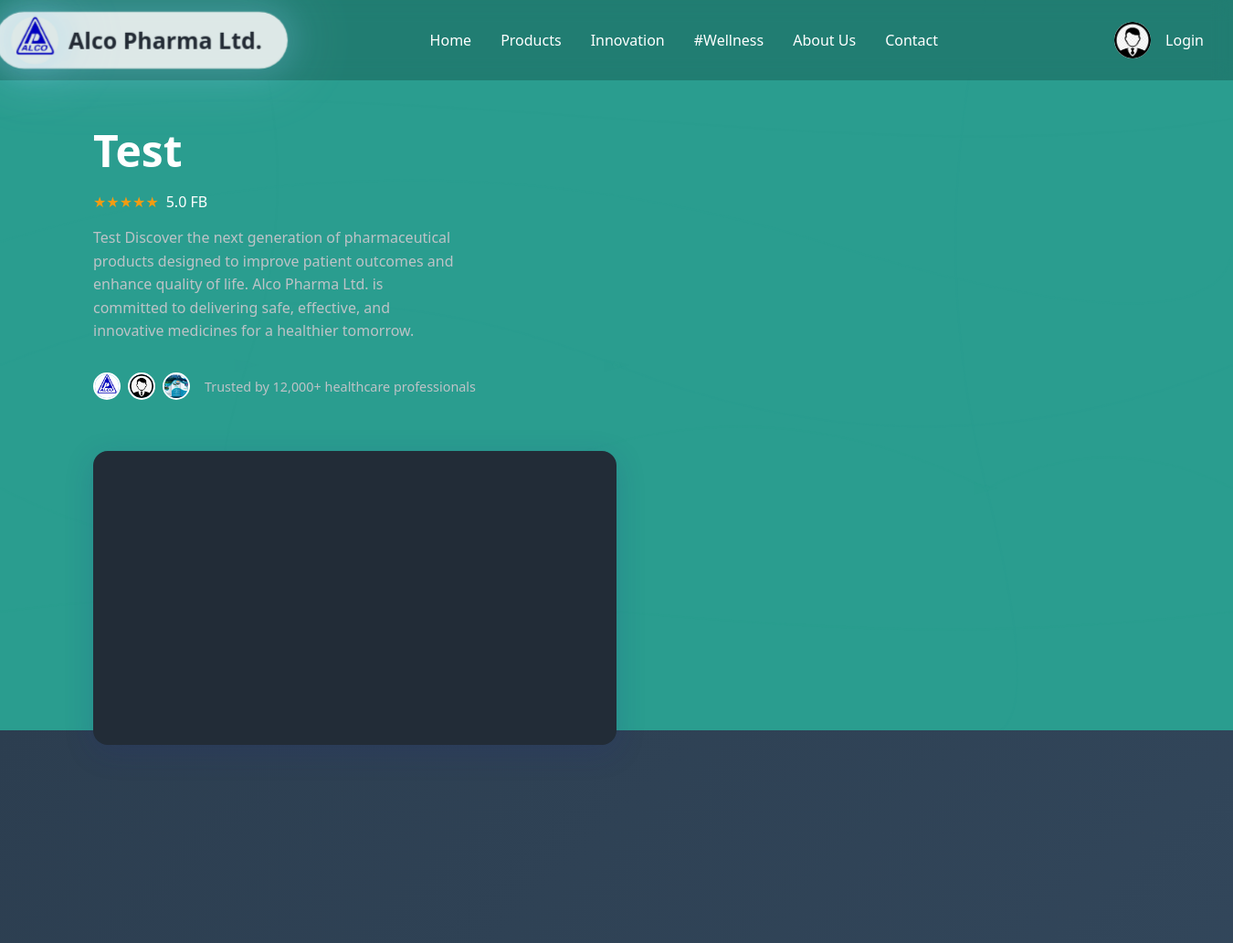
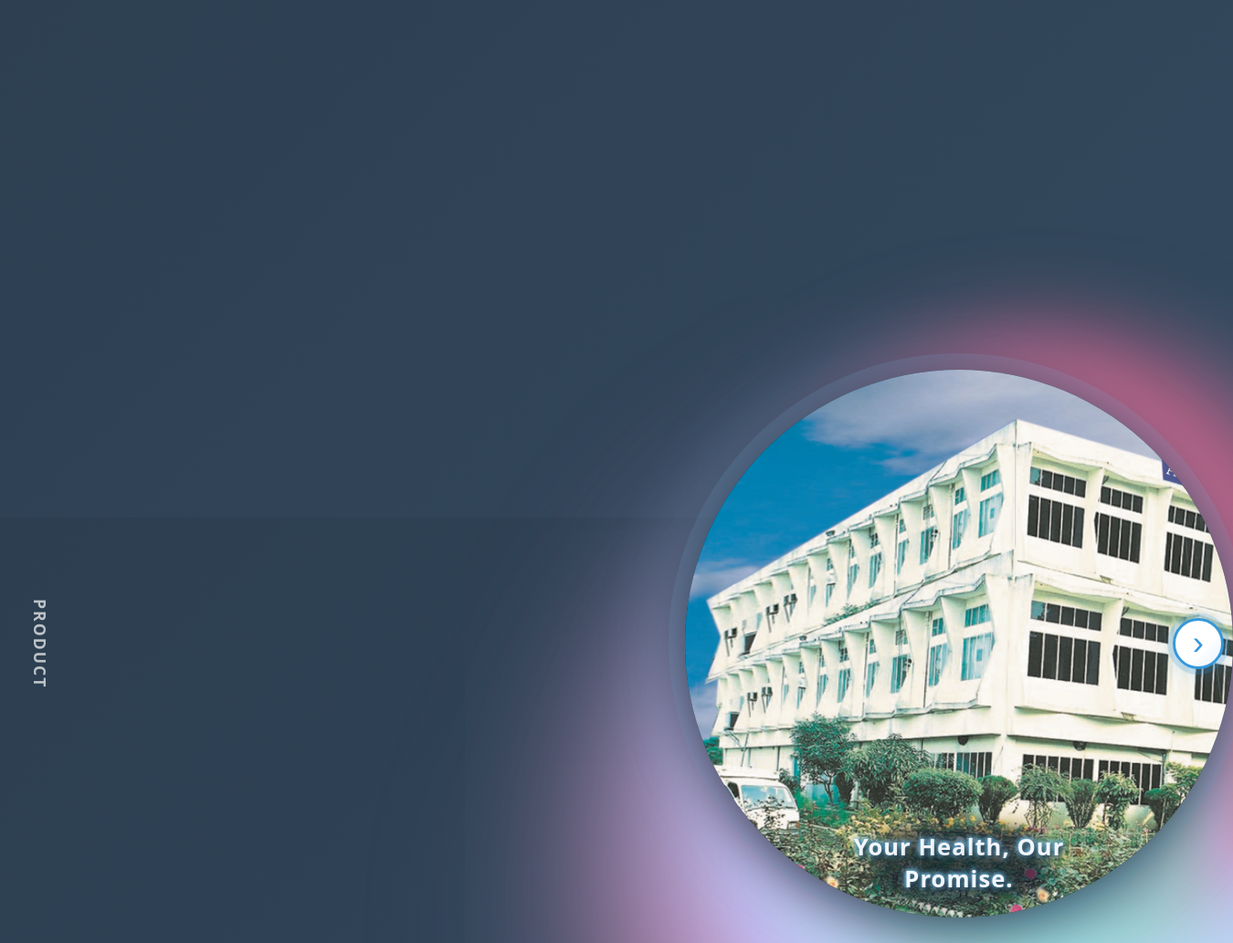
The page / on the database its author committed (2 pictures, top to bottom).
### main/models.py (models this page shows, shortened)
class CompanyInfo(models.Model):
    name = models.CharField(max_length=200)
    description = models.TextField()
    logo = models.ImageField(upload_to='company_logos/', blank=True, null=True)
    address = models.CharField(max_length=300, blank=True)
    phone = models.CharField(max_length=50, blank=True)
    email = models.EmailField(blank=True)
    personal_profile_logo = models.ImageField(upload_to='company_logos/', blank=True, null=True)
    personal_profile_text = models.CharField(max_length=100, blank=True)
    Homepage_middle_title_text = models.CharField(max_length=300, blank=True)
    rating_text = models.CharField(max_length=100, blank=True)
    Homepage_middle_details_text = models.TextField(blank=True)
    trusted_people_photo_first = models.ImageField(upload_to='company_logos/', blank=True, null=True)
    trusted_people_photo_second = models.ImageField(upload_to='company_logos/', blank=True, null=True)
    trusted_people_photo_third = models.ImageField(upload_to='company_logos/', blank=True, null=True)
    trusted_people_photo_fourth = models.ImageField(upload_to='company_logos/', blank=True, null=True)
    trusted_people_photo_fifth = models.ImageField(upload_to='company_logos/', blank=True, null=True)
    trusted_people_statement = models.TextField(blank=True)
    learn_more_button = models.CharField(max_length=100, blank=True)
    lower_buttons_photo_first = models.ImageField(upload_to='company_logos/', blank=True, null=True)
    lower_buttons_title_text_first = models.CharField(max_length=100, blank=True)
    lower_buttons_small_display_text_first = models.CharField(max_length=200, blank=True)
    lower_buttons_photo_second = models.ImageField(upload_to='company_logos/', blank=True, null=True)
    lower_buttons_title_text_second = models.CharField(max_length=100, blank=True)
    lower_buttons_small_display_text_second = models.CharField(max_length=200, blank=True)
    lower_buttons_photo_third = models.ImageField(upload_to='company_logos/', blank=True, null=True)
    lower_buttons_title_text_third = models.CharField(max_length=100, blank=True)
    lower_buttons_small_display_text_third = models.CharField(max_length=200, blank=True)
    watch_video = models.TextField(blank=True, max_length=1000, verbose_name="Video URL or Embed Code")
    use_video_as_main_button = models.BooleanField(default=False, verbose_name="Use this video as the main button?")
    circle_photo_first = models.ImageField(upload_to='company_logos/', blank=True, null=True)
    circle_text_first = models.CharField(max_length=200, blank=True)
    circle_photo_second = models.ImageField(upload_to='company_logos/', blank=True, null=True)
    circle_text_second = models.CharField(max_length=200, blank=True)
    circle_photo_third = models.ImageField(upload_to='company_logos/', blank=True, null=True)
    circle_text_third = models.CharField(max_length=200, blank=True)
    circle_photo_fourth = models.ImageField(upload_to='company_logos/', blank=True, null=True)
    circle_text_fourth = models.CharField(max_length=200, blank=True)
    circle_photo_fifth = models.ImageField(upload_to='company_logos/', blank=True, null=True)
    circle_text_fifth = models.CharField(max_length=200, blank=True)
    circle_photo_six = models.ImageField(upload_to='company_logos/', blank=True, null=True)
    circle_text_six = models.CharField(max_length=200, blank=True)
    circle_photo_seventh = models.ImageField(upload_to='company_logos/', blank=True, null=True)
    circle_text_seventh = models.CharField(max_length=200, blank=True)
    circle_photo_eighth = models.ImageField(upload_to='company_logos/', blank=True, null=True)
    circle_text_eighth = models.CharField(max_length=200, blank=True)
    circle_photo_nineth = models.ImageField(upload_to='company_logos/', blank=True, null=True)
    circle_text_nineth = models.CharField(max_length=200, blank=True)
    circle_photo_tenth = models.ImageField(upload_to='company_logos/', blank=True, null=True)
    circle_text_tenth = models.CharField(max_length=200, blank=True)

### main/views.py (the view, shortened to what this page needs)
# urls.py: path('', views.home, name='home'),
def home(request):
    company = CompanyInfo.objects.first()
    watch_video_embed = None
    if company and company.watch_video:
        video_url = company.watch_video.strip()
        if '<iframe' in video_url:
            src_match = re.search(r'src=["\']([^"\']+)["\']', video_url)
            if src_match:
                watch_video_embed = src_match.group(1)
            else:
                watch_video_embed = video_url
    if company and (company.circle_photo_first or company.circle_photo_second or company.circle_photo_third or company.circle_photo_fourth or company.circle_photo_fifth or company.circle_photo_six or company.circle_photo_seventh or company.circle_photo_eighth or company.circle_photo_nineth or company.circle_photo_tenth):
        images_data = []
        if company.circle_photo_first:
            images_data.append({
                'src': company.circle_photo_first.url,
                'text': company.circle_text_first or 'Image 1'
            })
        if company.circle_photo_second:
            images_data.append({
                'src': company.circle_photo_second.url,
                'text': company.circle_text_second or 'Image 2'
            })
        if company.circle_photo_third:
            images_data.append({
                'src': company.circle_photo_third.url,
                'text': company.circle_text_third or 'Image 3'
            })
        if company.circle_photo_fourth:
            images_data.append({
                'src': company.circle_photo_fourth.url,
                'text': company.circle_text_fourth or 'Image 4'
            })
        if company.circle_photo_fifth:
            images_data.append({
                'src': company.circle_photo_fifth.url,
                'text': company.circle_text_fifth or 'Image 5'
            })
        if company.circle_photo_six:
            images_data.append({
                'src': company.circle_photo_six.url,
                'text': company.circle_text_six or 'Image 6'
            })
        if company.circle_photo_seventh:
            images_data.append({
                'src': company.circle_photo_seventh.url,
                'text': company.circle_text_seventh or 'Image 7'
            })
        if company.circle_photo_eighth:
            images_data.append({
                'src': company.circle_photo_eighth.url,
                'text': company.circle_text_eighth or 'Image 8'
            })
        if company.circle_photo_nineth:
            images_data.append({
                'src': company.circle_photo_nineth.url,
                'text': company.circle_text_nineth or 'Image 9'
            })
        if company.circle_photo_tenth:
            images_data.append({
                'src': company.circle_photo_tenth.url,
                'text': company.circle_text_tenth or 'Image 10'
            })
    return render(request, 'index.html', {
        'company': company,
        'images_json': images_data,
        'watch_video_embed': watch_video_embed
    })

### main/context_processors.py (called while the page is built)
def company(request):
    try:
        company = CompanyInfo.objects.first()
    except Exception:
        company = None
    return {'company': company}

### main/templates/index.html (shortened to what this page needs)
<!DOCTYPE html>
<html lang="en">
<head>
</head>
<body>
    <div class="alco-animated-bg"></div>
    <div class="alco-svg-bg">
    </div>
    <nav class="navbar">
        <div class="logo logo-glow">
            {% if company and company.logo %}
                <img src="{{ company.logo.url }}" alt="{{ company.name }} Logo" style="height:40px;vertical-align:middle;max-width:120px;object-fit:contain; margin-right:8px;">
            {% endif %}
            {% if company and company.name %}
                {{ company.name }}
            {% else %}
                Alco Pharma Ltd.
            {% endif %}
        </div>
        <ul class="nav-links">
            <li><a href="#home">Home</a></li>
            <li><a href="{% url 'product_list' %}">Products</a></li>
            <li><a href="#innovation">Innovation</a></li>
            <li><a href="#wellness">#Wellness</a></li>
            <li><a href="#about">About Us</a></li>
            <li><a href="#contact">Contact</a></li>
        </ul>
        <div class="user-profile">
            {% if company and company.personal_profile_logo %}
                <div class="profile-img" style="padding:0;background:transparent;">
                    <img src="{{ company.personal_profile_logo.url }}" alt="{{ company.name }} Logo" style="height:40px;width:40px;object-fit:contain;border-radius:50%;background:transparent;">
                </div>
            {% else %}
                <div class="profile-img">AP</div>
            {% endif %}
            <span>
                {% if company and company.personal_profile_text %}
                    {{ company.personal_profile_text }}
                {% else %}
                    Internal Login
                {% endif %}
            </span>
        </div>
    </nav>
    <div class="main-container">
        <div class="left-section">
            <div class="recipe-badge">PRODUCT</div>
            <div style="flex:1; display:flex; flex-direction:column; justify-content:center;">
                <h1 class="recipe-title">
                </h1>
                <div class="rating">
                    <div class="stars">★★★★★</div>
                    <span>
                        {% if company and company.rating_text %}
                            {{ company.rating_text }}
                        {% else %}
                            4.9
                        {% endif %}
                    </span>
                </div>
                <p class="recipe-description">
                    {% if company and company.Homepage_middle_details_text %}
                        {{ company.Homepage_middle_details_text }}
                    {% else %}
                        Discover the next generation of pharmaceutical products designed to improve patient outcomes and enhance quality of life. Alco Pharma Ltd. is committed to delivering safe, effective, and innovative medicines for a healthier tomorrow.
                    {% endif %}
                </p>
                <div class="user-info">
                    <div class="user-avatars">
                        {% if company and company.trusted_people_photo_first %}
                            <div class="avatar">
                                <img src="{{ company.trusted_people_photo_first.url }}" alt="Trusted Person" style="width:100%;height:100%;object-fit:cover;border-radius:50%;">
                            </div>
                        {% else %}
                            <div class="avatar"></div>
                        {% endif %}
                        {% if company and company.trusted_people_photo_second %}
                            <div class="avatar">
                                <img src="{{ company.trusted_people_photo_second.url }}" alt="Trusted Person" style="width:100%;height:100%;object-fit:cover;border-radius:50%;">
                            </div>
                        {% else %}
                            <div class="avatar"></div>
                        {% endif %}
                        {% if company and company.trusted_people_photo_third %}
                            <div class="avatar">
                                <img src="{{ company.trusted_people_photo_third.url }}" alt="Trusted Person" style="width:100%;height:100%;object-fit:cover;border-radius:50%;">
                            </div>
                        {% else %}
                            <div class="avatar"></div>
                        {% endif %}
                    </div>
                    <div class="user-stats">
                        <div>
                            {% if company and company.trusted_people_statement %}
                                {{ company.trusted_people_statement|safe }}
                            {% else %}
                                Trusted by 10,000+ healthcare professionals<br>across the Nation
                            {% endif %}
                        </div>
                    </div>
                </div>
                {% if company.use_video_as_main_button and company.watch_video %}
                  {% if '<iframe' in company.watch_video %}
                    <div class="video-embed-container">
                      {{ company.watch_video|safe }}
                    </div>
                  {% endif %}
                {% endif %}
            </div>
        </div>
        <div class="right-section">
            <div class="circle-container">
                <div class="food-circle" id="foodCircle">
                    <img class="food-bg" id="foodImage"
                         src="{% if company and company.circle_photo_first %}{{ company.circle_photo_first.url }}{% else %}https://images.unsplash.com/photo-1506744038136-46273834b3fb?auto=format&fit=crop&w=400&q=80{% endif %}"
                         alt="Pharma Lab">
                    <div class="circle-text" id="circleText">
                    </div>
                </div>
                <button class="slider-button" id="nextImageBtn" title="Next Image">&#8250;</button>
            </div>
        </div>
    </div>
</body>
</html>

### rows shown on the page
CompanyInfo: logo (picture), name "Alco Pharma Ltd.", personal_profile_logo (picture), personal_profile_text "Login", rating_text "5.0 FB", Homepage_middle_details_text "Test Discover the next generation of pharmaceutical products designed to improve patient outcomes and enhance quality of life. Alco Pharma Ltd. is committed to delivering safe, effective, and innovative medicines for a healthier tomorrow.", trusted_people_photo_first (picture), trusted_people_photo_second (picture), trusted_people_photo_third (picture), trusted_people_statement "Trusted by 12,000+ healthcare professionals", circle_photo_first (picture)
